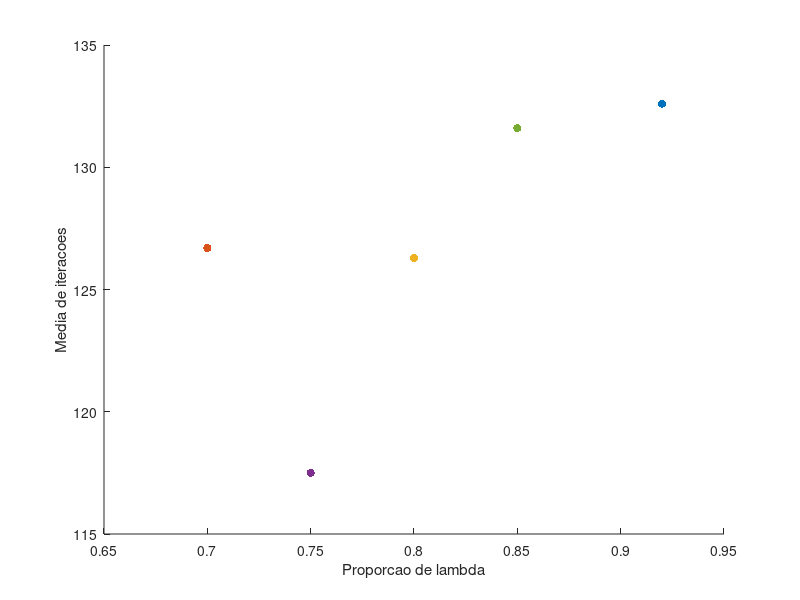

Write the MATLAB code that produced this figure.
num_iter=10;
function grad_x=gradiente(x)
    grad_x=[x(1)+2*x(1)^3-2*x(1)*x(2)-1; x(2)-x(1)^2];
endfunction
function hessian_x=hessian(x)
    hessian_x=[2*(x(1)^2-x(2))+4*x(1)^2+1, -2*x(1); -2*x(1), 1];
endfunction
f=@(x) ((x(1)^2-x(2))^2+(1-x(1))^2)/2;
tau=[0.92,0.7,0.8,0.75,0.85];
iterations=zeros(5,1);
iterations_lambda=zeros(5,1);
for t=1:num_iter
    t
    xk_0=transpose(rand(1,2));
    for i=1:2
        do
            aux=randi([-10,10]);
        until aux!=0
        xk_0(i)*=aux;
    endfor
    grad_0=gradiente(xk_0);
    normgrad_0=dot(grad_0,grad_0);
    for i=1:5
        i
        j=0;
        p=0;
        xk=xk_0;
        grad=grad_0;
        normgrad=normgrad_0;
        while (normgrad>eps && j<300)
            lambda=normgrad/(transpose(grad)*hessian(xk)*grad);
            f_xk=f(xk);
            aux=0.5*normgrad;          
            while (f_xk-f(xk-lambda*grad)<=aux*lambda)
                lambda*=tau(i);
                p++;
            endwhile
            xk-=lambda*grad;
            grad=gradiente(xk);
            normgrad=dot(grad,grad);
            j++;
        endwhile
        iterations(i)+=j
        iterations_lambda(i)+=p
    endfor
endfor
hf=figure;
xlabel("Proporcao de \lambda");
ylabel("Media de iteracoes");
hold on;
for (i=1:5)  
    scatter(tau(i), iterations(i)/num_iter, "filled");
endfor
print (hf, "grad.png");
hold off;
